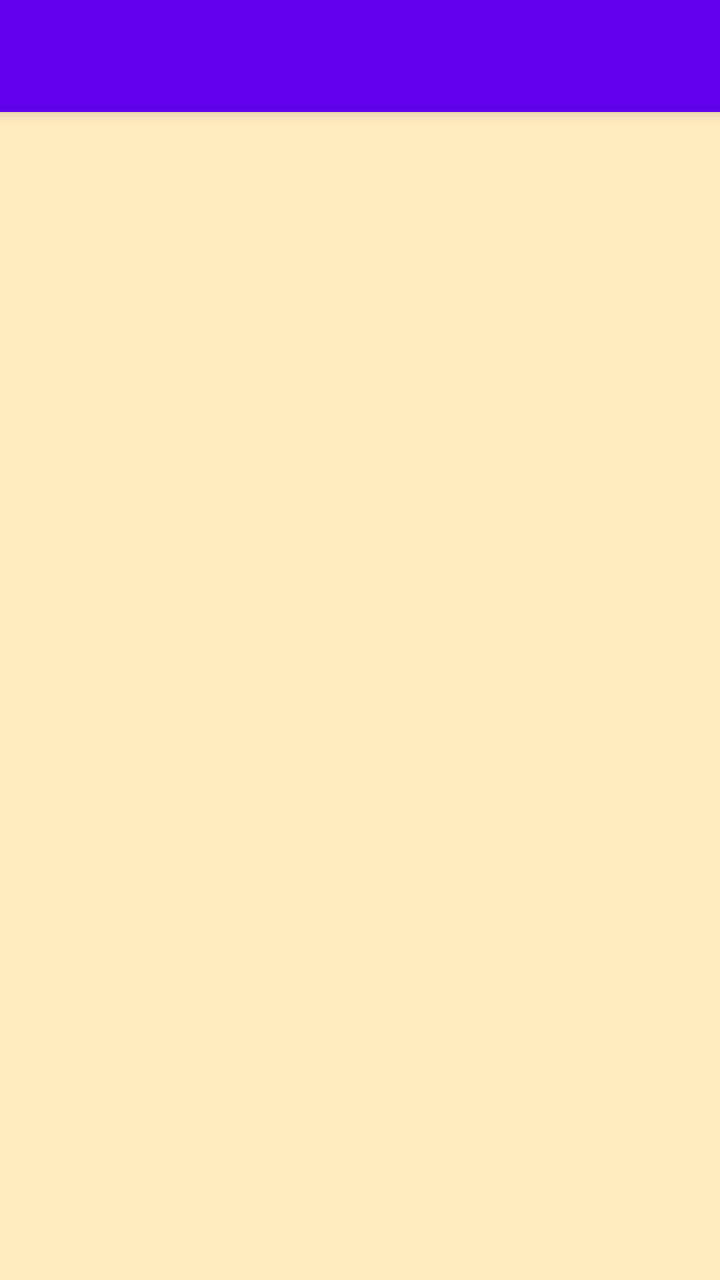
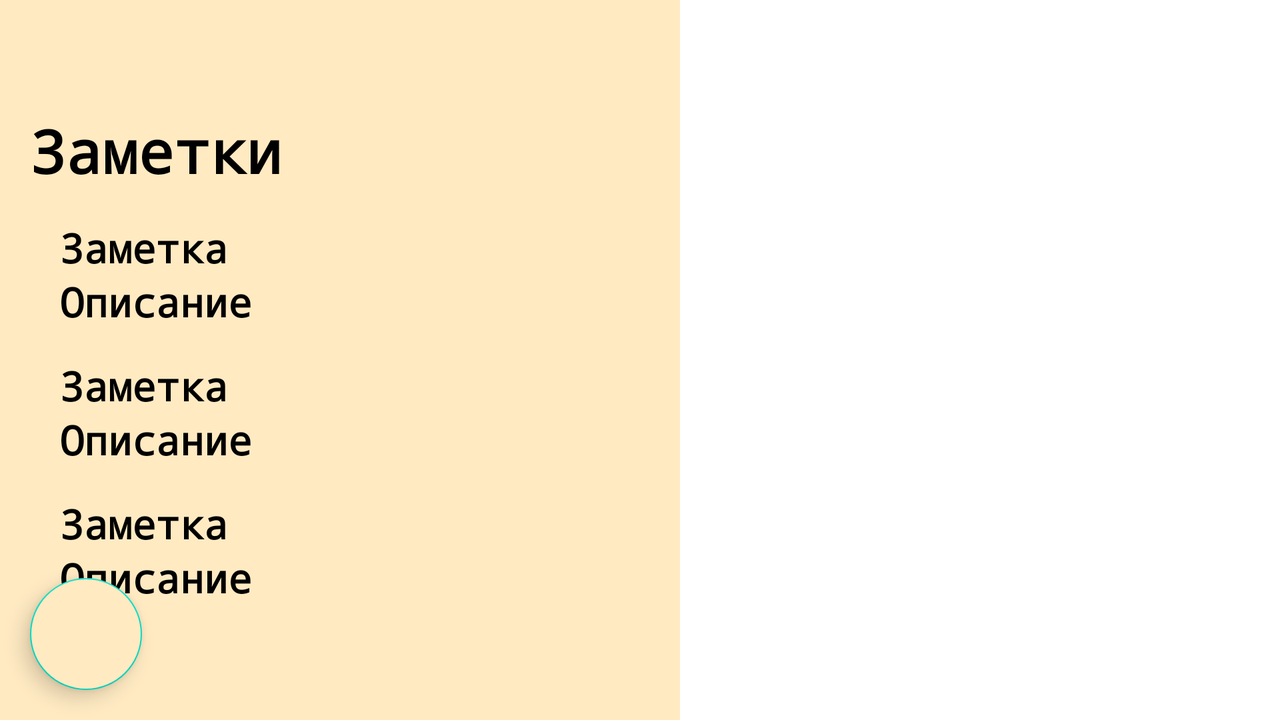

First picture: res/layout/ on a phone held upright. Second picture: the repository's own variant of that layout, on a device whose configuration matches the variant's folder. Source for both follows.
<!-- AndroidManifest.xml: application theme AppTheme.NoActionBar -->
<!-- res/layout/activity_main.xml -->
<?xml version="1.0" encoding="utf-8"?>
<androidx.drawerlayout.widget.DrawerLayout xmlns:android="http://schemas.android.com/apk/res/android"
    xmlns:app="http://schemas.android.com/apk/res-auto"
    xmlns:tools="http://schemas.android.com/tools"
    android:id="@+id/drawer_layout"
    android:layout_width="match_parent"
    android:layout_height="match_parent"
    tools:context=".MainActivity"
    tools:openDrawer="start"
    style="@style/AppTheme.PopupOverlay">

    <include
        layout="@layout/app_bar_main"
        android:layout_width="match_parent"
        android:layout_height="match_parent" />

    <com.google.android.material.navigation.NavigationView
        android:id="@+id/nav_view"
        android:layout_width="wrap_content"
        android:layout_height="match_parent"
        android:layout_gravity="start"
        android:fitsSystemWindows="true"
        app:menu="@menu/navigation_drawer_menu" >

    </com.google.android.material.navigation.NavigationView>

</androidx.drawerlayout.widget.DrawerLayout>
<!-- res/layout/app_bar_main.xml (included above) -->
<?xml version="1.0" encoding="utf-8"?>
<androidx.coordinatorlayout.widget.CoordinatorLayout xmlns:android="http://schemas.android.com/apk/res/android"
    xmlns:tools="http://schemas.android.com/tools"
    style="@style/AppTheme.AppBarOverlay"
    android:layout_width="match_parent"
    android:layout_height="match_parent"
    android:orientation="vertical"
    tools:context=".MainActivity">

    <com.google.android.material.appbar.AppBarLayout
        android:layout_width="match_parent"
        android:layout_height="wrap_content">

        <androidx.appcompat.widget.Toolbar
            android:id="@+id/toolbar"
            android:layout_width="match_parent"
            android:layout_height="wrap_content" />

    </com.google.android.material.appbar.AppBarLayout>

    <include layout="@layout/content_main" />


</androidx.coordinatorlayout.widget.CoordinatorLayout>
<!-- res/layout/content_main.xml (included above) -->
<?xml version="1.0" encoding="utf-8"?>
<LinearLayout xmlns:android="http://schemas.android.com/apk/res/android"
    xmlns:app="http://schemas.android.com/apk/res-auto"
    xmlns:tools="http://schemas.android.com/tools"
    style="@style/ThemeMainLayout"
    android:layout_width="match_parent"
    android:layout_height="match_parent"
    android:orientation="vertical"
    app:layout_behavior="@string/appbar_scrolling_view_behavior"
    tools:context=".MainActivity"
    tools:showIn="@layout/app_bar_main">

    <FrameLayout
        android:id="@+id/first_fragment_container"
        android:layout_width="match_parent"
        android:layout_height="match_parent" />

</LinearLayout>
<!-- resources referenced by this layout -->
<resources>
  <style name="AppTheme.AppBarOverlay" parent="ThemeOverlay.AppCompat.Dark.ActionBar" />
  <style name="AppTheme.PopupOverlay" parent="ThemeOverlay.AppCompat.Light" />
  <style name="ThemeMainLayout">
          <item name="android:background">@color/oldPagesColor</item>
          <item name="android:fontFamily">monospace</item>
          <item name="android:textColor">@color/black</item>
      </style>
  <style name="AppTheme.NoActionBar">
          <item name="windowActionBar">false</item>
          <item name="windowNoTitle">true</item>
      </style>
  <color name="oldPagesColor">#ffeac2</color>
  <color name="black">#FF000000</color>
</resources>
<!-- res/layout-land/activity_main.xml (the repository's variant of the layout above) -->
<!-- drawn on the phone turned sideways -->
<?xml version="1.0" encoding="utf-8"?>
<androidx.constraintlayout.widget.ConstraintLayout xmlns:android="http://schemas.android.com/apk/res/android"
    xmlns:app="http://schemas.android.com/apk/res-auto"
    xmlns:tools="http://schemas.android.com/tools"
    style="@style/ThemeMainLayout"
    android:layout_width="match_parent"
    android:layout_height="match_parent"
    android:orientation="vertical"
    tools:context=".MainActivity">

    <TextView
        android:id="@+id/title_note"
        style="@style/ThemeMainLayout"
        android:layout_width="wrap_content"
        android:layout_height="wrap_content"
        android:layout_marginStart="15dp"
        android:layout_marginTop="@dimen/mainMarginTop"
        android:layout_marginEnd="@dimen/mainMargin"
        android:text="@string/notes"
        android:textSize="@dimen/titleTextSize"
        android:textStyle="bold"
        app:layout_constraintEnd_toEndOf="parent"
        app:layout_constraintHorizontal_bias="0.0"
        app:layout_constraintStart_toStartOf="parent"
        app:layout_constraintTop_toTopOf="parent" />

    <TextView
        android:id="@+id/tvTitle1"
        style="@style/ThemeMainLayout"
        android:layout_width="wrap_content"
        android:layout_height="wrap_content"
        android:layout_marginStart="15dp"
        android:layout_marginTop="@dimen/mainMargin"
        android:layout_marginEnd="@dimen/mainMargin"
        android:textSize="@dimen/casualTextSize"
        android:textStyle="bold"
        app:layout_constraintHorizontal_bias="0.0"
        app:layout_constraintStart_toStartOf="@+id/title_note"
        app:layout_constraintTop_toBottomOf="@+id/title_note"
        tools:text="@string/note" />

    <TextView
        android:id="@+id/tvDescription1"
        style="@style/ThemeMainLayout"
        android:layout_width="wrap_content"
        android:layout_height="wrap_content"
        android:layout_marginStart="15dp"
        android:layout_marginEnd="@dimen/mainMargin"
        android:textSize="@dimen/casualTextSize"
        android:textStyle="bold"
        app:layout_constraintEnd_toEndOf="parent"
        app:layout_constraintHorizontal_bias="0.0"
        app:layout_constraintStart_toStartOf="@+id/title_note"
        app:layout_constraintTop_toBottomOf="@+id/tvTitle1"
        tools:text="Описание" />

    <TextView
        android:id="@+id/tvTitle2"
        style="@style/ThemeMainLayout"
        android:layout_width="wrap_content"
        android:layout_height="wrap_content"
        android:layout_marginStart="15dp"
        android:layout_marginTop="@dimen/mainMargin"
        android:layout_marginEnd="@dimen/mainMargin"
        android:textSize="@dimen/casualTextSize"
        android:textStyle="bold"
        app:layout_constraintEnd_toEndOf="parent"
        app:layout_constraintHorizontal_bias="0.0"
        app:layout_constraintStart_toStartOf="@+id/title_note"
        app:layout_constraintTop_toBottomOf="@+id/tvDescription1"
        tools:text="@string/note" />

    <TextView
        android:id="@+id/tvDescription2"
        style="@style/ThemeMainLayout"
        android:layout_width="wrap_content"
        android:layout_height="wrap_content"
        android:layout_marginStart="15dp"
        android:layout_marginEnd="@dimen/mainMargin"
        android:textSize="@dimen/casualTextSize"
        android:textStyle="bold"
        app:layout_constraintEnd_toEndOf="parent"
        app:layout_constraintHorizontal_bias="0.0"
        app:layout_constraintStart_toStartOf="@+id/title_note"
        app:layout_constraintTop_toBottomOf="@+id/tvTitle2"
        tools:text="Описание" />

    <TextView
        android:id="@+id/tvTitle3"
        style="@style/ThemeMainLayout"
        android:layout_width="wrap_content"
        android:layout_height="wrap_content"
        android:layout_marginStart="15dp"
        android:layout_marginTop="@dimen/mainMargin"
        android:layout_marginEnd="@dimen/mainMargin"
        android:textSize="@dimen/casualTextSize"
        android:textStyle="bold"
        app:layout_constraintEnd_toEndOf="parent"
        app:layout_constraintHorizontal_bias="0.0"
        app:layout_constraintStart_toStartOf="@+id/title_note"
        app:layout_constraintTop_toBottomOf="@+id/tvDescription2"
        tools:text="@string/note" />

    <TextView
        android:id="@+id/tvDescription3"
        style="@style/ThemeMainLayout"
        android:layout_width="wrap_content"
        android:layout_height="wrap_content"
        android:layout_marginStart="15dp"
        android:layout_marginEnd="@dimen/mainMargin"
        android:textSize="@dimen/casualTextSize"
        android:textStyle="bold"
        app:layout_constraintEnd_toEndOf="parent"
        app:layout_constraintHorizontal_bias="0.0"
        app:layout_constraintStart_toStartOf="@+id/title_note"
        app:layout_constraintTop_toBottomOf="@+id/tvTitle3"
        tools:text="Описание" />


    <com.google.android.material.floatingactionbutton.FloatingActionButton
        android:id="@+id/fab"
        android:layout_width="wrap_content"
        android:layout_height="wrap_content"
        android:layout_gravity="end|start"
        android:layout_marginEnd="@dimen/mainMargin"
        android:layout_marginBottom="@dimen/mainMargin"
        android:backgroundTint="@color/oldPagesColor"
        android:src="@drawable/ic_baseline_add_24"
        app:layout_constraintBottom_toBottomOf="parent"
        app:layout_constraintStart_toStartOf="@+id/title_note" />

    <FrameLayout
        android:id="@+id/fragmentContainer"
        android:layout_width="300dp"
        android:layout_height="match_parent"
        app:layout_constraintHorizontal_weight="1"
        app:layout_constraintTop_toTopOf="parent"
        app:layout_constraintEnd_toEndOf="parent"
        android:background="@color/white"

        />


</androidx.constraintlayout.widget.ConstraintLayout>
<!-- resources referenced by the variant -->
<!-- as the phone turned sideways resolves them -->
<resources>
  <color name="oldPagesColor">#ffeac2</color>
  <color name="white">#FFFFFFFF</color>
  <dimen name="casualTextSize">20sp</dimen>
  <dimen name="mainMargin">15dp</dimen>
  <dimen name="mainMarginTop">55dp</dimen>
  <dimen name="titleTextSize">30sp</dimen>
  <string name="note">Заметка</string>
  <string name="notes">Заметки</string>
  <style name="ThemeMainLayout">
          <item name="android:background">@color/oldPagesColor</item>
          <item name="android:fontFamily">monospace</item>
          <item name="android:textColor">@color/black</item>
      </style>
  <style name="AppTheme.NoActionBar">
          <item name="windowActionBar">false</item>
          <item name="windowNoTitle">true</item>
      </style>
  <color name="black">#FF000000</color>
</resources>
